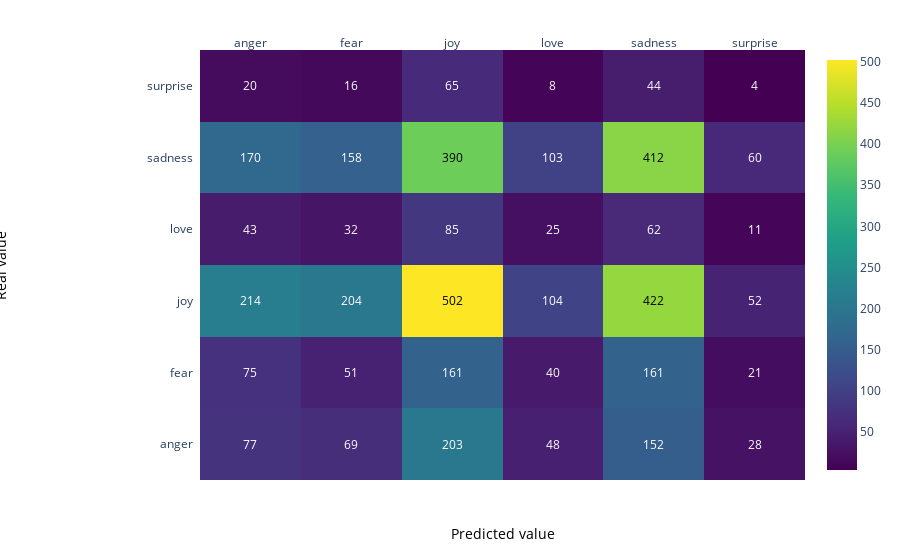

Notebook code for this chart:
### Markdown cell above
### Matrice de confusion données de validation

### Code cell
z = confusion_matrix(y_pred, y_test)

x = list(np.unique(df.Emotion))
y =  list(np.unique(df.Emotion))

# change each element of z to type string for annotations
z_text = [[str(y) for y in x] for x in z]

# set up figure 
fig = ff.create_annotated_heatmap(z, x=x, y=y, annotation_text=z_text, colorscale='Viridis')

# add custom xaxis title
fig.add_annotation(dict(font=dict(color="black",size=14),
                        x=0.5,
                        y=-0.15,
                        showarrow=False,
                        text="Predicted value",
                        xref="paper",
                        yref="paper"))

# add custom yaxis title
fig.add_annotation(dict(font=dict(color="black",size=14),
                        x=-0.35,
                        y=0.5,
                        showarrow=False,
                        text="Real value",
                        textangle=-90,
                        xref="paper",
                        yref="paper"))

# adjust margins to make room for yaxis title
fig.update_layout(margin=dict(t=50, l=200))

# add colorbar
fig['data'][0]['showscale'] = True
fig.show()

### Figure 1 — Plotly figure (JSON) as saved in the notebook; plotly's stock layout.template omitted (floating-point values rounded to 4 significant figures)
{"data": [{"colorscale": [[0, "#440154"], [0.1111, "#482878"], [0.2222, "#3e4989"], [0.3333, "#31688e"], [0.4444, "#26828e"], [0.5556, "#1f9e89"], [0.6667, "#35b779"], [0.7778, "#6ece58"], [0.8889, "#b5de2b"], [1, "#fde725"]], "reversescale": false, "showscale": true, "type": "heatmap", "x": ["anger", "fear", "joy", "love", "sadness", "surprise"], "y": ["anger", "fear", "joy", "love", "sadness", "surprise"], "z": [[77, 69, 203, 48, 152, 28], [75, 51, 161, 40, 161, 21], [214, 204, 502, 104, 422, 52], [43, 32, 85, 25, 62, 11], [170, 158, 390, 103, 412, 60], [20, 16, 65, 8, 44, 4]]}], "layout": {"annotations": [{"font": {"color": "#FFFFFF"}, "showarrow": false, "text": "77", "x": "anger", "xref": "x", "y": "anger", "yref": "y"}, {"font": {"color": "#FFFFFF"}, "showarrow": false, "text": "69", "x": "fear", "xref": "x", "y": "anger", "yref": "y"}, {"font": {"color": "#FFFFFF"}, "showarrow": false, "text": "203", "x": "joy", "xref": "x", "y": "anger", "yref": "y"}, {"font": {"color": "#FFFFFF"}, "showarrow": false, "text": "48", "x": "love", "xref": "x", "y": "anger", "yref": "y"}, {"font": {"color": "#FFFFFF"}, "showarrow": false, "text": "152", "x": "sadness", "xref": "x", "y": "anger", "yref": "y"}, {"font": {"color": "#FFFFFF"}, "showarrow": false, "text": "28", "x": "surprise", "xref": "x", "y": "anger", "yref": "y"}, {"font": {"color": "#FFFFFF"}, "showarrow": false, "text": "75", "x": "anger", "xref": "x", "y": "fear", "yref": "y"}, {"font": {"color": "#FFFFFF"}, "showarrow": false, "text": "51", "x": "fear", "xref": "x", "y": "fear", "yref": "y"}, {"font": {"color": "#FFFFFF"}, "showarrow": false, "text": "161", "x": "joy", "xref": "x", "y": "fear", "yref": "y"}, {"font": {"color": "#FFFFFF"}, "showarrow": false, "text": "40", "x": "love", "xref": "x", "y": "fear", "yref": "y"}, {"font": {"color": "#FFFFFF"}, "showarrow": false, "text": "161", "x": "sadness", "xref": "x", "y": "fear", "yref": "y"}, {"font": {"color": "#FFFFFF"}, "showarrow": false, "text": "21", "x": "surprise", "xref": "x", "y": "fear", "yref": "y"}, {"font": {"color": "#FFFFFF"}, "showarrow": false, "text": "214", "x": "anger", "xref": "x", "y": "joy", "yref": "y"}, {"font": {"color": "#FFFFFF"}, "showarrow": false, "text": "204", "x": "fear", "xref": "x", "y": "joy", "yref": "y"}, {"font": {"color": "#000000"}, "showarrow": false, "text": "502", "x": "joy", "xref": "x", "y": "joy", "yref": "y"}, {"font": {"color": "#FFFFFF"}, "showarrow": false, "text": "104", "x": "love", "xref": "x", "y": "joy", "yref": "y"}, {"font": {"color": "#000000"}, "showarrow": false, "text": "422", "x": "sadness", "xref": "x", "y": "joy", "yref": "y"}, {"font": {"color": "#FFFFFF"}, "showarrow": false, "text": "52", "x": "surprise", "xref": "x", "y": "joy", "yref": "y"}, {"font": {"color": "#FFFFFF"}, "showarrow": false, "text": "43", "x": "anger", "xref": "x", "y": "love", "yref": "y"}, {"font": {"color": "#FFFFFF"}, "showarrow": false, "text": "32", "x": "fear", "xref": "x", "y": "love", "yref": "y"}, {"font": {"color": "#FFFFFF"}, "showarrow": false, "text": "85", "x": "joy", "xref": "x", "y": "love", "yref": "y"}, {"font": {"color": "#FFFFFF"}, "showarrow": false, "text": "25", "x": "love", "xref": "x", "y": "love", "yref": "y"}, {"font": {"color": "#FFFFFF"}, "showarrow": false, "text": "62", "x": "sadness", "xref": "x", "y": "love", "yref": "y"}, {"font": {"color": "#FFFFFF"}, "showarrow": false, "text": "11", "x": "surprise", "xref": "x", "y": "love", "yref": "y"}, {"font": {"color": "#FFFFFF"}, "showarrow": false, "text": "170", "x": "anger", "xref": "x", "y": "sadness", "yref": "y"}, {"font": {"color": "#FFFFFF"}, "showarrow": false, "text": "158", "x": "fear", "xref": "x", "y": "sadness", "yref": "y"}, {"font": {"color": "#000000"}, "showarrow": false, "text": "390", "x": "joy", "xref": "x", "y": "sadness", "yref": "y"}, {"font": {"color": "#FFFFFF"}, "showarrow": false, "text": "103", "x": "love", "xref": "x", "y": "sadness", "yref": "y"}, {"font": {"color": "#000000"}, "showarrow": false, "text": "412", "x": "sadness", "xref": "x", "y": "sadness", "yref": "y"}, {"font": {"color": "#FFFFFF"}, "showarrow": false, "text": "60", "x": "surprise", "xref": "x", "y": "sadness", "yref": "y"}, {"font": {"color": "#FFFFFF"}, "showarrow": false, "text": "20", "x": "anger", "xref": "x", "y": "surprise", "yref": "y"}, {"font": {"color": "#FFFFFF"}, "showarrow": false, "text": "16", "x": "fear", "xref": "x", "y": "surprise", "yref": "y"}, {"font": {"color": "#FFFFFF"}, "showarrow": false, "text": "65", "x": "joy", "xref": "x", "y": "surprise", "yref": "y"}, {"font": {"color": "#FFFFFF"}, "showarrow": false, "text": "8", "x": "love", "xref": "x", "y": "surprise", "yref": "y"}, {"font": {"color": "#FFFFFF"}, "showarrow": false, "text": "44", "x": "sadness", "xref": "x", "y": "surprise", "yref": "y"}, {"font": {"color": "#FFFFFF"}, "showarrow": false, "text": "4", "x": "surprise", "xref": "x", "y": "surprise", "yref": "y"}, {"font": {"color": "black", "size": 14}, "showarrow": false, "text": "Predicted value", "x": 0.5, "xref": "paper", "y": -0.15, "yref": "paper"}, {"font": {"color": "black", "size": 14}, "showarrow": false, "text": "Real value", "textangle": -90, "x": -0.35, "xref": "paper", "y": 0.5, "yref": "paper"}], "margin": {"l": 200, "t": 50}, "xaxis": {"dtick": 1, "gridcolor": "rgb(0, 0, 0)", "side": "top", "ticks": ""}, "yaxis": {"dtick": 1, "ticks": "", "ticksuffix": "  "}}}
